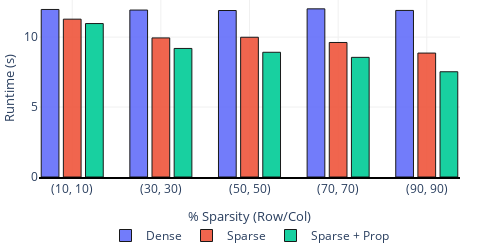

Source (notebook cell):
### Code cell
plot_runtime(bert_row_col_df)

### Figure 1 — Plotly figure (JSON) as saved in the notebook; plotly's stock layout.template omitted (floating-point values rounded to 4 significant figures)
{"data": [{"customdata": [["bert", 0.1, 0.1, "DD", 0, 0.06593, 0.06593, 0, 6.229, 0.1726, 11.98, 631.7, 288, "(10, 10)", "Dense"], ["bert", 0.3, 0.3, "DD", 0, 0.1956, 0.1956, 0, 7.971, 0.1724, 11.93, 631.7, 288, "(30, 30)", "Dense"], ["bert", 0.5, 0.5, "DD", 0, 0.3214, 0.3214, 0, 9.628, 0.1751, 11.9, 631.7, 288, "(50, 50)", "Dense"], ["bert", 0.7, 0.7, "DD", 0, 0.4432, 0.4432, 0, 10.99, 0.1736, 12.02, 631.7, 288, "(70, 70)", "Dense"], ["bert", 0.9, 0.9, "DD", 0, 0.5614, 0.5614, 0, 12.29, 0.173, 11.91, 631.7, 288, "(90, 90)", "Dense"]], "hovertemplate": "Sparsity: %{customdata[13]}<br>Format: %{customdata[14]}<br>Size: %{y:.3f}s<br>", "marker": {"line": {"color": "black", "width": 1}}, "name": "Dense", "opacity": 0.9, "showlegend": true, "type": "bar", "x": [0, 4, 8, 12, 16], "y": [11.98, 11.93, 11.9, 12.02, 11.91]}, {"customdata": [["bert", 0.1, 0.1, "SparseDense", 0, 0.06593, 0.06593, 0, 5.734, 0.1774, 11.28, 639.6, 285.0, "(10, 10)", "Sparse"], ["bert", 0.3, 0.3, "SparseDense", 0, 0.1956, 0.1956, 0, 6.356, 0.1779, 9.942, 558.6, 278.5, "(30, 30)", "Sparse"], ["bert", 0.5, 0.5, "SparseDense", 0, 0.3214, 0.3214, 0, 6.904, 0.1772, 9.99, 507.8, 272.1, "(50, 50)", "Sparse"], ["bert", 0.7, 0.7, "SparseDense", 0, 0.4432, 0.4432, 0, 7.322, 0.1769, 9.616, 449.9, 265.7, "(70, 70)", "Sparse"], ["bert", 0.9, 0.9, "SparseDense", 0, 0.5614, 0.5614, 0, 7.663, 0.1775, 8.859, 375.4, 259.3, "(90, 90)", "Sparse"]], "hovertemplate": "Sparsity: %{customdata[13]}<br>Format: %{customdata[14]}<br>Size: %{y:.3f}s<br>", "marker": {"line": {"color": "black", "width": 1}}, "name": "Sparse", "opacity": 0.9, "showlegend": true, "type": "bar", "x": [1, 5, 9, 13, 17], "y": [11.28, 9.942, 9.99, 9.616, 8.859]}, {"customdata": [["bert", 0.1, 0.1, "SparseDense", 1, 0.06593, 0.07875, 2.3e-05, 5.736, 0.1775, 10.97, 635.3, 283.4, "(10, 10)", "Sparse + Prop"], ["bert", 0.3, 0.3, "SparseDense", 1, 0.1956, 0.2256, 2.018e-05, 6.416, 0.1776, 9.189, 542.7, 273.7, "(30, 30)", "Sparse + Prop"], ["bert", 0.5, 0.5, "SparseDense", 1, 0.3214, 0.3571, 2.168e-05, 6.954, 0.1769, 8.916, 483.8, 264.1, "(50, 50)", "Sparse + Prop"], ["bert", 0.7, 0.7, "SparseDense", 1, 0.4432, 0.4732, 1.878e-05, 7.39, 0.1777, 8.553, 426.3, 254.5, "(70, 70)", "Sparse + Prop"], ["bert", 0.9, 0.9, "SparseDense", 1, 0.5614, 0.5742, 2.057e-05, 7.688, 0.1775, 7.523, 356.3, 244.9, "(90, 90)", "Sparse + Prop"]], "hovertemplate": "Sparsity: %{customdata[13]}<br>Format: %{customdata[14]}<br>Size: %{y:.3f}s<br>", "marker": {"line": {"color": "black", "width": 1}}, "name": "Sparse + Prop", "opacity": 0.9, "showlegend": true, "type": "bar", "x": [2, 6, 10, 14, 18], "y": [10.97, 9.189, 8.916, 8.553, 7.523]}], "layout": {"font": {"size": 11}, "height": 250, "legend": {"font": {"size": 12}, "itemsizing": "trace", "orientation": "h", "x": 0.5, "xanchor": "center", "y": -0.25, "yanchor": "top"}, "margin": {"b": 0, "l": 0, "r": 40, "t": 0}, "paper_bgcolor": "white", "plot_bgcolor": "white", "width": 500, "xaxis": {"gridcolor": "#f0f0f0", "gridwidth": 1, "linecolor": "black", "linewidth": 2, "showgrid": true, "tickfont": {"size": 12}, "tickmode": "array", "ticktext": ["(10, 10)", "(30, 30)", "(50, 50)", "(70, 70)", "(90, 90)"], "tickvals": [1, 5, 9, 13, 17], "title": {"text": "% Sparsity (Row/Col)"}}, "yaxis": {"gridcolor": "#f0f0f0", "gridwidth": 1, "showgrid": true, "tickfont": {"size": 12}, "title": {"text": "Runtime (s)"}}}}
